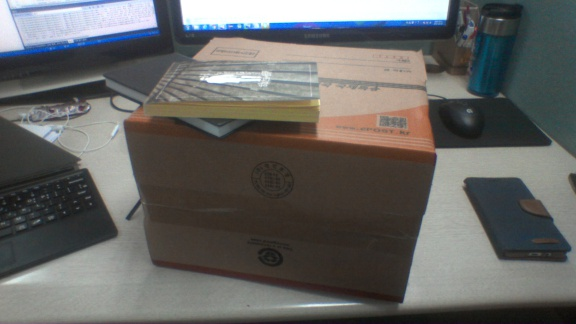
//> input picture Dense/test01.jpg, 576 x 324 px
$ ./Main_Dense   (built with g++ and OpenCV 4)
//> lines starting //> are read from the running program, lines starting //| are printed output that depends on the picture
#include <opencv2/opencv.hpp>
#include <opencv2/highgui/highgui.hpp>
#include <opencv2/ximgproc/disparity_filter.hpp>
#include <opencv2/xfeatures2d.hpp>
#include <opencv2/stereo/stereo.hpp>
#include <vector>
#include <opencvInit.h>

void main() {
	double baseLine = 300.0;
	double covergence = 0.00285;
	double FX = 3272.6083;
	double FY = 3272.6083;
	double CX =  250;
	double CY =  200;
	double K1 =   -0.15;
	double K2 =    0.0;
	double P1 =    0.0;
	double P2 =    0.0;

	// load IMG
	//cv::Mat img_1 = cv::imread("E:/Workspace/stereo001L.jpg", CV_LOAD_IMAGE_GRAYSCALE);
	//cv::Mat img_2 = cv::imread("E:/Workspace/stereo001R.jpg", CV_LOAD_IMAGE_GRAYSCALE);
	cv::Mat img_1 = cv::imread("test01.jpg", CV_LOAD_IMAGE_GRAYSCALE);
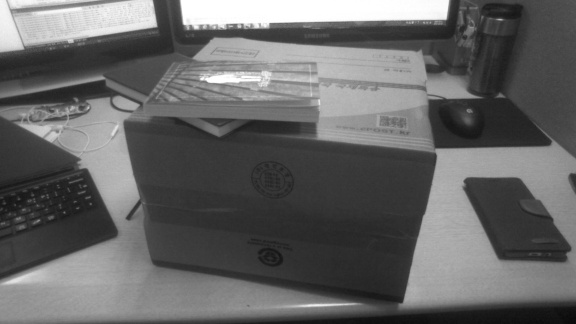
//> img_1: 324 rows x 576 cols, CV_8UC1; min 9, max 255, mean 101.2
	cv::Mat img_2 = cv::imread("test02.jpg", CV_LOAD_IMAGE_GRAYSCALE);
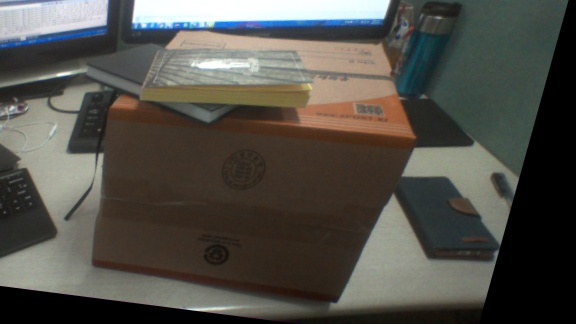
//> input picture Dense/test02.jpg, 576 x 324 px
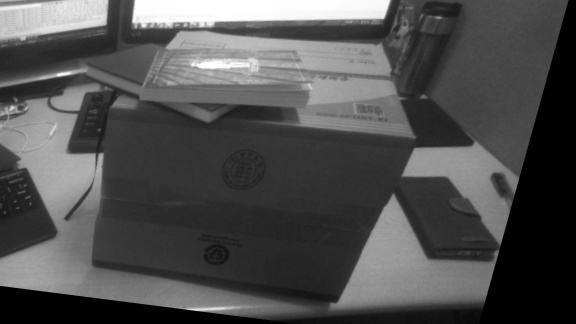
//> img_2: 324 rows x 576 cols, CV_8UC1; min 0, max 255, mean 79.9
	cv::Mat tmp1 = img_1.clone();
	cv::Mat tmp2 = img_2.clone();

	// Detect the keypoints using SURF Detector
	int minHessian = 1000;
//> (the run ends here: the program stops with an error, at `cv::Ptr<cv::xfeatures2d::SurfFeatureDetector> detector = cv::xfeatures..`)
